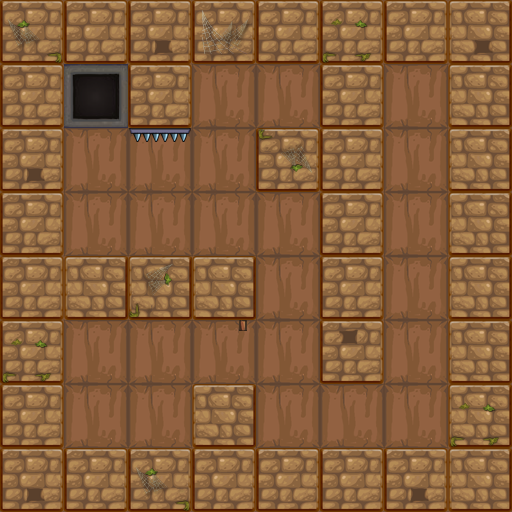

Rendered tile map (Tiled .tmx) drawn with the repository's tilesets; below, a short description and the map source with its tile grids summarised:
An orthogonal 8x8 tile map with 64x64 px tiles, 2 tile layers (bg1, fg1) and 23 objects (9x wall, 4x enemy, 4x torches, key, player, ...).

<map version="1.0" orientation="orthogonal" renderorder="right-down" width="8" height="8" tilewidth="64" tileheight="64">
 <properties>
  <property name="maxStep" value="18" />
 </properties>
 <tileset firstgid="1" name="lv1map" tilewidth="64" tileheight="64">
  <image source="lv1map.png" width="256" height="256" />
 </tileset>
 <layer name="bg1" width="8" height="8">
  <data>[64 cells, 64 non-empty, 3 distinct tile ids]</data>
 </layer>
 <layer name="fg1" width="8" height="8">
  <data>[64 cells, 17 non-empty, 7 distinct tile ids]</data>
 </layer>
 <objectgroup name="obj1">
  <object name="wall" x="0" y="0" width="512" height="64" />
  <object name="wall" x="0" y="0" width="64" height="512" />
  <object name="wall" x="0" y="448" width="512" height="64" />
  <object name="wall" x="448" y="0" width="64" height="512" />
  <object name="key" x="64" y="192" width="64" height="64">
   <properties>
    <property name="active" value="false" />
    <property name="isArmature" value="true" />
   </properties>
  </object>
  <object name="player" x="256" y="64" width="64" height="64" />
  <object name="enemy" x="64" y="320" width="64" height="64" />
  <object name="wall" x="320" y="0" width="64" height="384" />
  <object name="dong" x="64" y="64" width="64" height="64" />
  <object name="ding" x="128" y="128" width="64" height="13" />
  <object name="wall" x="0" y="256" width="256" height="64" />
  <object name="enemy" x="128" y="320" width="64" height="64" />
  <object name="door" x="384" y="64" width="64" height="64" />
  <object name="wall" x="128" y="0" width="64" height="128" />
  <object name="banziL" x="243" y="320" width="13" height="64" />
  <object name="torches" x="256" y="128" width="64" height="64" />
  <object name="torches" x="0" y="64" width="64" height="64" />
  <object name="torches" x="0" y="256" width="64" height="64" />
  <object name="torches" x="0" y="384" width="64" height="64" />
  <object name="enemy" x="64" y="384" width="64" height="64" />
  <object name="enemy" x="128" y="384" width="64" height="64" />
  <object name="wall" x="256" y="128" width="128" height="64" />
  <object name="wall" x="192" y="384" width="64" height="128" />
 </objectgroup>
</map>
